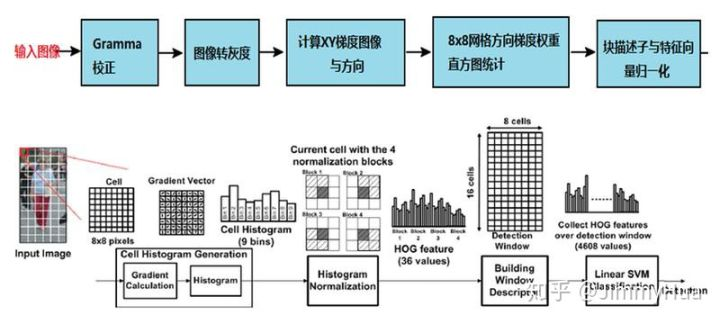
#> input picture computer_version/hog_with_svm/resources/v2-97015c55c3481fb15af1890f85fc4358_720w.jpg, 720 x 324 px
$ python main.py --image ../hog_with_svm/resources/v2-97015c55c3481fb15af1890f85fc4358_720w.jpg
#> lines starting #> are read from the running program, lines starting #| are printed output that depends on the picture; after the words box and inside, x2 and y2 are one past the last pixel; in counts of white or black regions, pixels touching at a corner belong together
### computer_version/shape_fitting/sample/shape_fitting.py
#!/usr/bin/env python3
# -*- coding=utf-8 -*-

import cv2 as cv
import imutils
import os


class ShapeFitting(object):
    def __init__(self, image):
        if False is os.path.isfile(image):
            assert Exception("图像%s不存在" % image)
        self.__image = cv.imread(image)
        self.__color = (240, 0, 159)

    def run(self):
        cv.imshow("input image", self.__image)
        gray = cv.cvtColor(self.__image, cv.COLOR_BGR2GRAY)
        cv.imshow("gray image", gray)
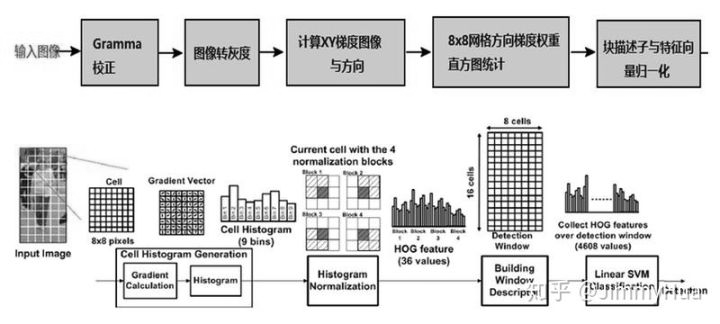
#> window 'gray image': shape (324, 720); min 0, max 255, mean 221.4
        edged = cv.Canny(gray, 30, 150)
        cv.imshow("edged image", edged)
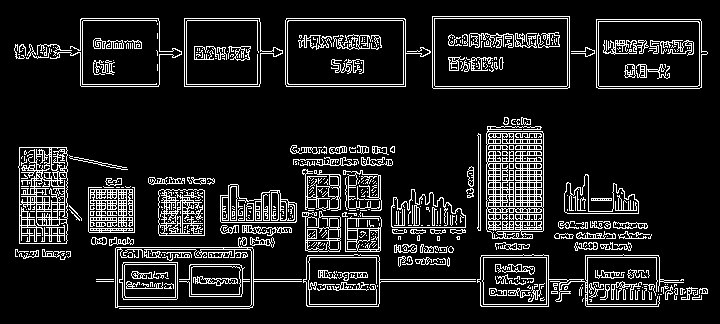
#> window 'edged image': shape (324, 720); 12.2% white in thin lines or dots, all inside (x1, y1, x2, y2) = (14, 16, 708, 309)
        # _, thresh = cv.threshold(gray, 0, 255, cv.THRESH_BINARY_INV | cv.THRESH_TRIANGLE)
        thresh = cv.threshold(gray, 225, 255, cv.THRESH_BINARY_INV)[1]
        cv.imshow("thresh", thresh)
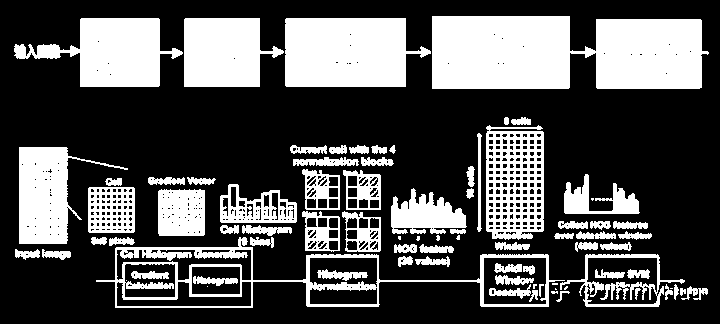
#> window 'thresh': shape (324, 720); 32% white; 83 white regions (13 under 20 px), largest, box (x1, y1, x2, y2) and area: (432, 16, 709, 89) 17619, (285, 18, 431, 87) 8457, (14, 18, 183, 87) 6278

        # thresh = cv.erode(thresh, None, iterations=5)
        # thresh = cv.morphologyEx(thresh, cv.MORPH_OPEN, (5, 5))
        cnts = cv.findContours(thresh.copy(), cv.RETR_EXTERNAL, cv.CHAIN_APPROX_SIMPLE)
        cnts = imutils.grab_contours(cnts)
        for c in cnts:
            cv.drawContours(self.__image, [c], -1, self.__color, 3)
        content = "found %d objects" % len(cnts)
        cv.putText(self.__image, content, (10, 25), cv.FONT_HERSHEY_SIMPLEX, 0.7, self.__color, 2)
        cv.imshow("contours", self.__image)
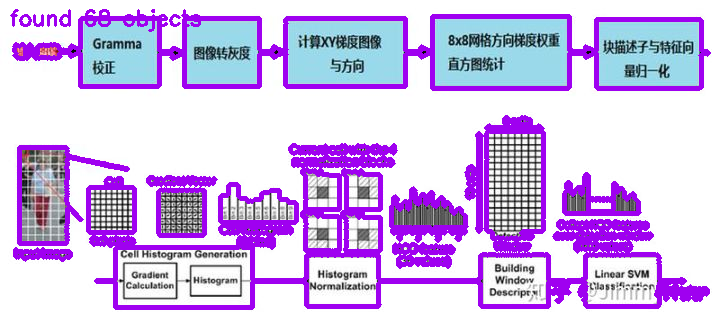
#> window 'contours': shape (324, 720, 3); mean B, G, R 235.2, 189.5, 211.2

        output = cv.bitwise_and(self.__image, self.__image, mask=thresh.copy())
        cv.imshow("output", output)
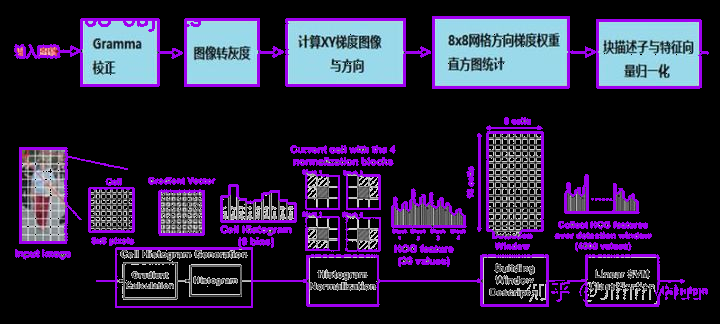
#> window 'output': shape (324, 720, 3); mean B, G, R 63.6, 38, 46.3

        cv.waitKey(0)
        cv.destroyAllWindows()

### computer_version/shape_fitting/main.py
#!/usr/bin/env python3
# -*- coding=utf-8 -*-

import argparse
from sample import ShapeFitting

if "__main__" == __name__:
    ap = argparse.ArgumentParser()
    ap.add_argument("-i", "--image", required=True, help="输入需要拟合的图像")
    args = vars(ap.parse_args())
    shape_fitting = ShapeFitting(args["image"])
    shape_fitting.run()
